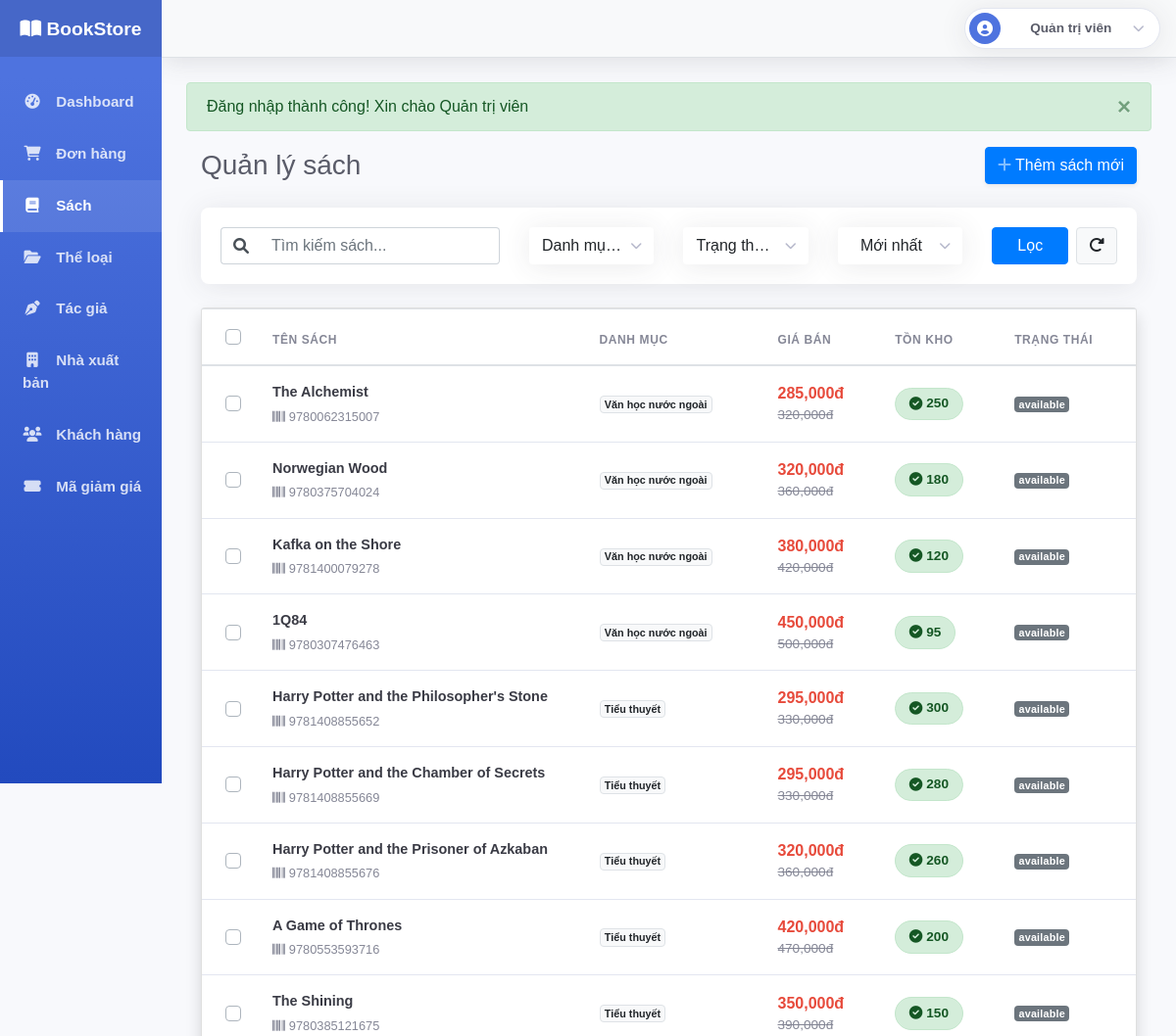
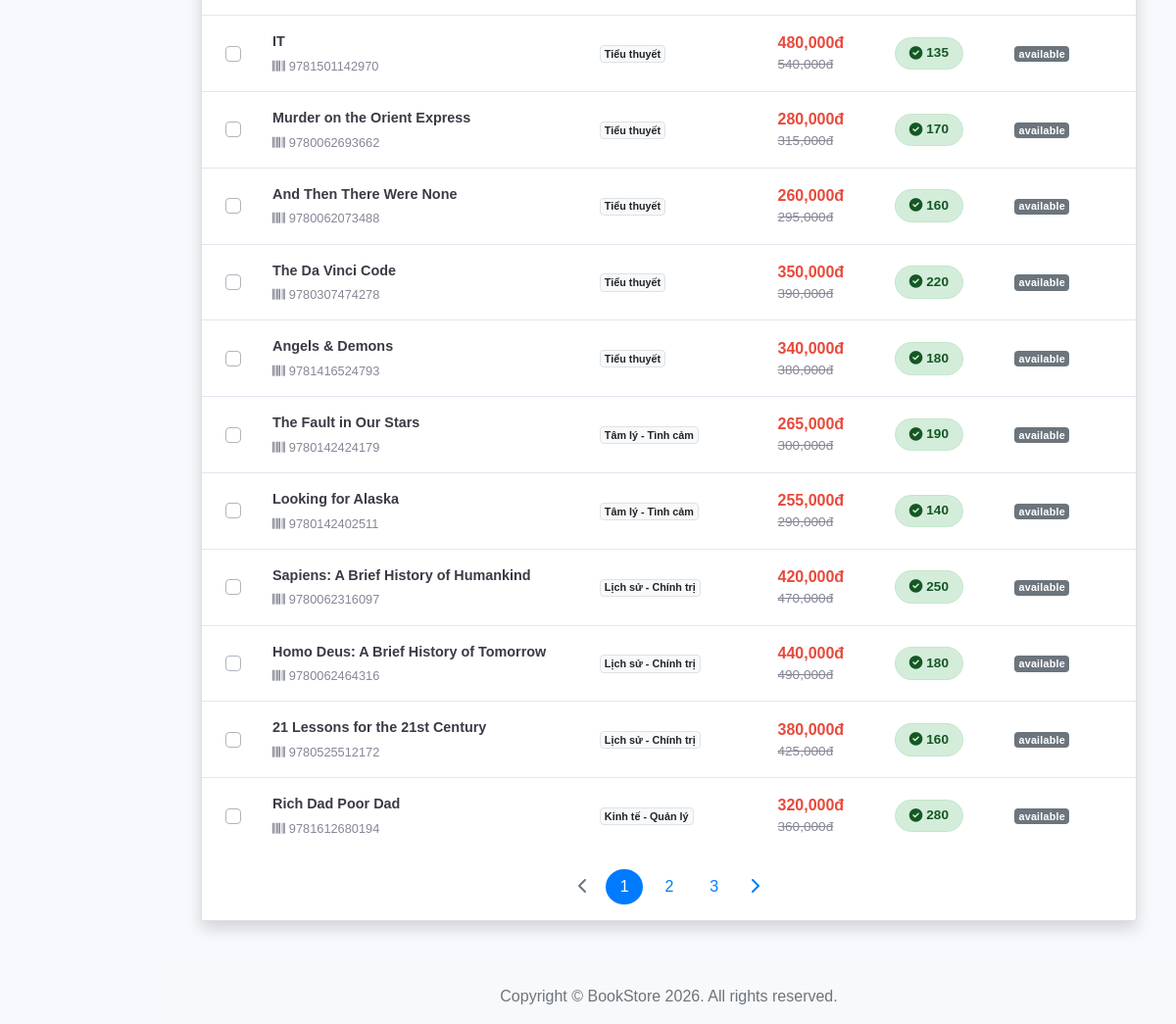
Page /Admin/index.php?page=books (signed in) on the committed database (2 pictures, top to bottom).
### tables this page shows
CREATE TABLE sach (
    id_sach INT PRIMARY KEY AUTO_INCREMENT,
    ten_sach VARCHAR(255) NOT NULL,
    id_tacgia INT,
    id_nxb INT,
    id_theloai INT,
    isbn VARCHAR(13) UNIQUE,
    gia DECIMAL(10,2) NOT NULL,
    gia_goc DECIMAL(10,2),
    hinh_anh VARCHAR(255),
    mo_ta TEXT,
    tu_khoa VARCHAR(255) DEFAULT NULL,
    so_trang INT,
    nam_xuat_ban YEAR,
    ngon_ngu VARCHAR(50) DEFAULT 'Tiếng Việt',
    so_luong_ton INT DEFAULT 0,
    luot_xem INT DEFAULT 0,
    luot_ban INT DEFAULT 0,
    trang_thai ENUM('available', 'out_of_stock', 'discontinued') DEFAULT 'available',
    noi_bat BOOLEAN DEFAULT FALSE,
    ngay_them TIMESTAMP DEFAULT CURRENT_TIMESTAMP,
    ngay_cap_nhat TIMESTAMP DEFAULT CURRENT_TIMESTAMP ON UPDATE CURRENT_TIMESTAMP,
    FOREIGN KEY (id_tacgia) REFERENCES tacgia(id_tacgia) ON DELETE SET NULL,
    FOREIGN KEY (id_nxb) REFERENCES nhaxuatban(id_nxb) ON DELETE SET NULL,
    FOREIGN KEY (id_theloai) REFERENCES theloai(id_theloai) ON DELETE SET NULL,
    INDEX idx_ten (ten_sach),
    INDEX idx_isbn (isbn),
    INDEX idx_gia (gia),
    INDEX idx_theloai (id_theloai),
    INDEX idx_tacgia (id_tacgia),
    INDEX idx_nxb (id_nxb)
);

CREATE TABLE theloai (
    id_theloai INT PRIMARY KEY AUTO_INCREMENT,
    ten_theloai VARCHAR(100) NOT NULL,
    mo_ta TEXT,
    thu_tu INT DEFAULT 0,
    trang_thai ENUM('active', 'inactive') DEFAULT 'active',
    ngay_tao TIMESTAMP DEFAULT CURRENT_TIMESTAMP,
    INDEX idx_ten (ten_theloai)
);

### Admin/View/books/index.php (the view, shortened to what the rows shown need)
<div class="container-fluid">
    <div class="d-sm-flex align-items-center justify-content-between mb-4">
        <h1 class="h3 mb-0 text-gray-800">Quản lý sách</h1>
    </div>
    <div class="card shadow mb-4">
        <div class="card-body p-0">
            <div class="table-responsive">
                <form id="bulk-action-form" action="index.php?page=book_bulk_delete" method="POST">
                    <table class="table table-custom table-hover mb-0" id="dataTable" width="100%" cellspacing="0">
                        <thead>
                            <tr>
                                <th class="text-center pl-4 col-checkbox">
                                    <div class="custom-control custom-checkbox">
                                    </div>
                                </th>
                                <th class="col-title">Tên sách</th>
                                <th>Danh mục</th>
                                <th>Giá bán</th>
                                <th>Tồn kho</th>
                                <th>Trạng thái</th>
                            </tr>
                        </thead>
                        <tbody>
                            <?php if (!empty($books)): ?>
                                <?php foreach ($books as $book): ?>
                                    <tr class="clickable-row" data-href="index.php?page=book_edit&id=<?php echo $book['ma_sach']; ?>">
                                        <td class="text-center align-middle pl-4 no-click">
                                            <div class="custom-control custom-checkbox">
                                            </div>
                                        </td>
                                        <td class="align-middle">
                                            <div class="book-title"><?php echo htmlspecialchars($book['ten_sach']); ?></div>
                                            <div class="book-isbn"><i class="fas fa-barcode mr-1"></i><?php echo htmlspecialchars($book['isbn']); ?></div>
                                        </td>
                                        <td class="align-middle">
                                            <span class="badge badge-light border">
                                                <?php echo htmlspecialchars($book['ten_danh_muc'] ?? 'Chưa phân loại'); ?>
                                            </span>
                                        </td>
                                        <td class="align-middle">
                                            <?php if ($book['gia_goc'] > $book['gia']): ?>
                                                <div class="price-tag discount"><?php echo number_format($book['gia']); ?>đ</div>
                                                <div class="original-price"><?php echo number_format($book['gia_goc']); ?>đ</div>
                                            <?php else: ?>
                                                <div class="price-tag text-dark"><?php echo number_format($book['gia']); ?>đ</div>
                                            <?php endif; ?>
                                        </td>
                                        <td class="align-middle">
                                            <?php
                                            $stockClass = $book['so_luong_ton'] < 10 ? 'stock-low' : 'stock-good';
                                            $stockIcon = $book['so_luong_ton'] < 10 ? 'fa-exclamation-circle' : 'fa-check-circle';
                                            ?>
                                            <span class="stock-badge <?php echo $stockClass; ?>">
                                                <i class="fas <?php echo $stockIcon; ?> mr-1"></i>
                                                <?php echo number_format($book['so_luong_ton']); ?>
                                            </span>
                                        </td>
                                        <td class="align-middle">
                                            <?php
                                            $statusClass = '';
                                            switch ($book['tinh_trang']) {
                                                default:
                                                    $statusClass = 'badge-secondary';
                                            }
                                            ?>
                                            <span class="badge badge-pill-custom <?php echo $statusClass; ?>">
                                                <?php echo htmlspecialchars($book['tinh_trang']); ?>
                                            </span>
                                        </td>
                                    </tr>
                                <?php endforeach; ?>
                            <?php endif; ?>
                        </tbody>
                    </table>
                </form>
            </div>
        </div>
    </div>
</div>

### rows in the picture
sach: ten_sach "The Alchemist", isbn "9780062315007", id_theloai.ten_theloai "Văn học nước ngoài", gia "285,000", gia_goc "320,000", so_luong_ton "250", trang_thai "available"
sach: ten_sach "Norwegian Wood", isbn "9780375704024", id_theloai.ten_theloai "Văn học nước ngoài", gia "320,000", gia_goc "360,000", so_luong_ton "180", trang_thai "available"
sach: ten_sach "Kafka on the Shore", isbn "9781400079278", id_theloai.ten_theloai "Văn học nước ngoài", gia "380,000", gia_goc "420,000", so_luong_ton "120", trang_thai "available"
sach: ten_sach "1Q84", isbn "9780307476463", id_theloai.ten_theloai "Văn học nước ngoài", gia "450,000", gia_goc "500,000", so_luong_ton "95", trang_thai "available"
sach: ten_sach "Harry Potter and the Philosopher's Stone", isbn "9781408855652", id_theloai.ten_theloai "Tiểu thuyết", gia "295,000", gia_goc "330,000", so_luong_ton "300", trang_thai "available"
sach: ten_sach "Harry Potter and the Chamber of Secrets", isbn "9781408855669", id_theloai.ten_theloai "Tiểu thuyết", gia "295,000", gia_goc "330,000", so_luong_ton "280", trang_thai "available"
sach: ten_sach "Harry Potter and the Prisoner of Azkaban", isbn "9781408855676", id_theloai.ten_theloai "Tiểu thuyết", gia "320,000", gia_goc "360,000", so_luong_ton "260", trang_thai "available"
sach: ten_sach "A Game of Thrones", isbn "9780553593716", id_theloai.ten_theloai "Tiểu thuyết", gia "420,000", gia_goc "470,000", so_luong_ton "200", trang_thai "available"
sach: ten_sach "The Shining", isbn "9780385121675", id_theloai.ten_theloai "Tiểu thuyết", gia "350,000", gia_goc "390,000", so_luong_ton "150", trang_thai "available"
sach: ten_sach "IT", isbn "9781501142970", id_theloai.ten_theloai "Tiểu thuyết", gia "480,000", gia_goc "540,000", so_luong_ton "135", trang_thai "available"
sach: ten_sach "Murder on the Orient Express", isbn "9780062693662", id_theloai.ten_theloai "Tiểu thuyết", gia "280,000", gia_goc "315,000", so_luong_ton "170", trang_thai "available"
sach: ten_sach "And Then There Were None", isbn "9780062073488", id_theloai.ten_theloai "Tiểu thuyết", gia "260,000", gia_goc "295,000", so_luong_ton "160", trang_thai "available"
sach: ten_sach "The Da Vinci Code", isbn "9780307474278", id_theloai.ten_theloai "Tiểu thuyết", gia "350,000", gia_goc "390,000", so_luong_ton "220", trang_thai "available"
sach: ten_sach "Angels & Demons", isbn "9781416524793", id_theloai.ten_theloai "Tiểu thuyết", gia "340,000", gia_goc "380,000", so_luong_ton "180", trang_thai "available"
sach: ten_sach "The Fault in Our Stars", isbn "9780142424179", id_theloai.ten_theloai "Tâm lý - Tình cảm", gia "265,000", gia_goc "300,000", so_luong_ton "190", trang_thai "available"
sach: ten_sach "Looking for Alaska", isbn "9780142402511", id_theloai.ten_theloai "Tâm lý - Tình cảm", gia "255,000", gia_goc "290,000", so_luong_ton "140", trang_thai "available"
sach: ten_sach "Sapiens: A Brief History of Humankind", isbn "9780062316097", id_theloai.ten_theloai "Lịch sử - Chính trị", gia "420,000", gia_goc "470,000", so_luong_ton "250", trang_thai "available"
sach: ten_sach "Homo Deus: A Brief History of Tomorrow", isbn "9780062464316", id_theloai.ten_theloai "Lịch sử - Chính trị", gia "440,000", gia_goc "490,000", so_luong_ton "180", trang_thai "available"
sach: ten_sach "21 Lessons for the 21st Century", isbn "9780525512172", id_theloai.ten_theloai "Lịch sử - Chính trị", gia "380,000", gia_goc "425,000", so_luong_ton "160", trang_thai "available"
sach: ten_sach "Rich Dad Poor Dad", isbn "9781612680194", id_theloai.ten_theloai "Kinh tế - Quản lý", gia "320,000", gia_goc "360,000", so_luong_ton "280", trang_thai "available"

### other values in the picture
$_SESSION['admin_name'] "Quản trị viên"
$message "Đăng nhập thành công! Xin chào Quản trị viên"
$catName "Danh mụ…"
$sortLabel "Mới nhất"
